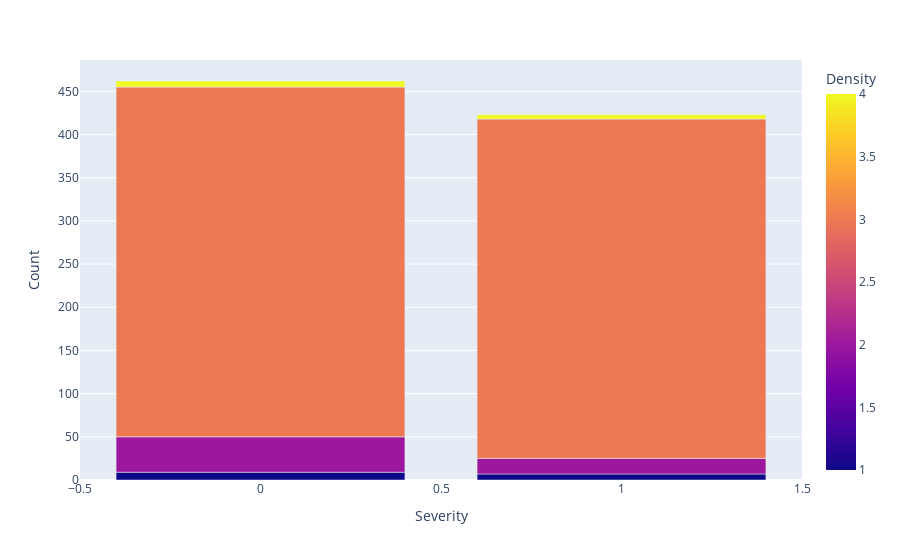
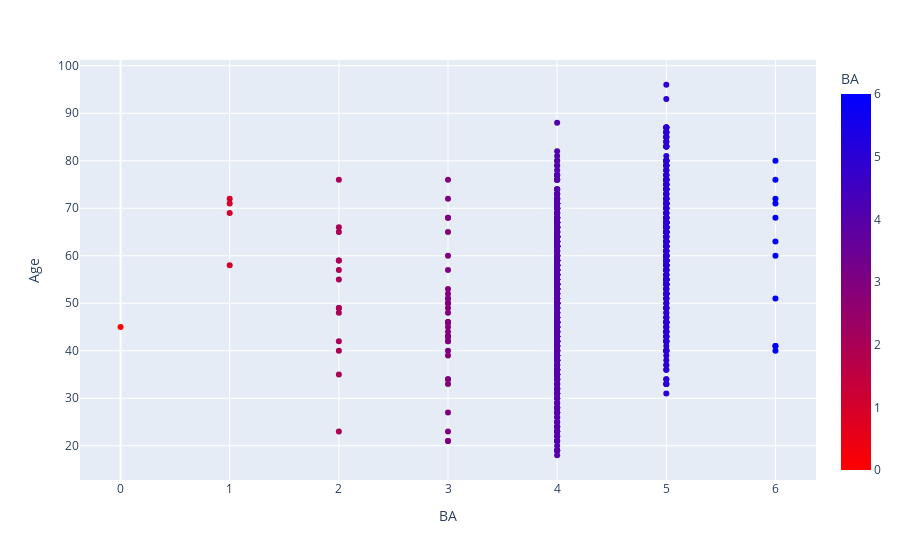
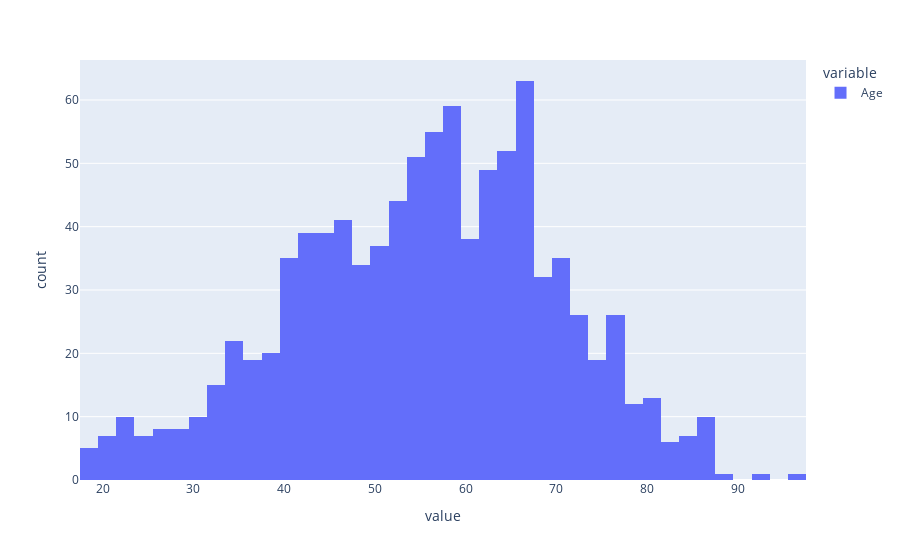

These figures' notebook cell, in order:
### Code cell
ageHist = px.histogram(df[['Age']])
baScatter = px.scatter(df, x='BA', y='Age', color='BA', color_continuous_scale=px.colors.sequential.Bluered_r)
severity_density_counts = df.groupby(['Severity', 'Density']).size().reset_index(name='Count')
fig = px.bar(severity_density_counts, x="Severity", y="Count", color="Density")


fig.show()
baScatter.show()
ageHist.show()

### Figure 1 — Plotly figure (JSON) as saved in the notebook; plotly's stock layout.template omitted (floating-point values rounded to 4 significant figures)
{"data": [{"alignmentgroup": "True", "hovertemplate": "Severity=%{x}<br>Count=%{y}<br>Density=%{marker.color}<extra></extra>", "legendgroup": "", "marker": {"color": [1, 2, 3, 4, 1, 2, 3, 4], "coloraxis": "coloraxis", "pattern": {"shape": ""}}, "name": "", "offsetgroup": "", "orientation": "v", "showlegend": false, "textposition": "auto", "type": "bar", "x": [0, 0, 0, 0, 1, 1, 1, 1], "xaxis": "x", "y": [9, 41, 405, 7, 7, 18, 393, 5], "yaxis": "y"}], "layout": {"barmode": "relative", "coloraxis": {"colorbar": {"title": {"text": "Density"}}, "colorscale": [[0, "#0d0887"], [0.1111, "#46039f"], [0.2222, "#7201a8"], [0.3333, "#9c179e"], [0.4444, "#bd3786"], [0.5556, "#d8576b"], [0.6667, "#ed7953"], [0.7778, "#fb9f3a"], [0.8889, "#fdca26"], [1, "#f0f921"]]}, "legend": {"tracegroupgap": 0}, "margin": {"t": 60}, "xaxis": {"anchor": "y", "domain": [0, 1], "title": {"text": "Severity"}}, "yaxis": {"anchor": "x", "domain": [0, 1], "title": {"text": "Count"}}}}

### Figure 2 — Plotly figure (JSON) as saved in the notebook; plotly's stock layout.template omitted (floating-point values rounded to 4 significant figures; data arrays with more than 128 entries replaced by an {"elided": "..."} marker saying what was removed)
{"data": [{"hovertemplate": "BA=%{marker.color}<br>Age=%{y}<extra></extra>", "legendgroup": "", "marker": {"color": {"elided": "961 int values"}, "coloraxis": "coloraxis", "symbol": "circle"}, "mode": "markers", "name": "", "orientation": "v", "showlegend": false, "type": "scatter", "x": {"elided": "961 int values"}, "xaxis": "x", "y": {"elided": "961 int values"}, "yaxis": "y"}], "layout": {"coloraxis": {"colorbar": {"title": {"text": "BA"}}, "colorscale": [[0, "rgb(255,0,0)"], [1, "rgb(0,0,255)"]]}, "legend": {"tracegroupgap": 0}, "margin": {"t": 60}, "xaxis": {"anchor": "y", "domain": [0, 1], "title": {"text": "BA"}}, "yaxis": {"anchor": "x", "domain": [0, 1], "title": {"text": "Age"}}}}

### Figure 3 — Plotly figure (JSON) as saved in the notebook; plotly's stock layout.template omitted (floating-point values rounded to 4 significant figures; data arrays with more than 128 entries replaced by an {"elided": "..."} marker saying what was removed)
{"data": [{"alignmentgroup": "True", "bingroup": "x", "hovertemplate": "variable=Age<br>value=%{x}<br>count=%{y}<extra></extra>", "legendgroup": "Age", "marker": {"color": "#636efa", "pattern": {"shape": ""}}, "name": "Age", "offsetgroup": "Age", "orientation": "v", "showlegend": true, "type": "histogram", "x": {"elided": "961 int values"}, "xaxis": "x", "yaxis": "y"}], "layout": {"barmode": "relative", "legend": {"title": {"text": "variable"}, "tracegroupgap": 0}, "margin": {"t": 60}, "xaxis": {"anchor": "y", "domain": [0, 1], "title": {"text": "value"}}, "yaxis": {"anchor": "x", "domain": [0, 1], "title": {"text": "count"}}}}
